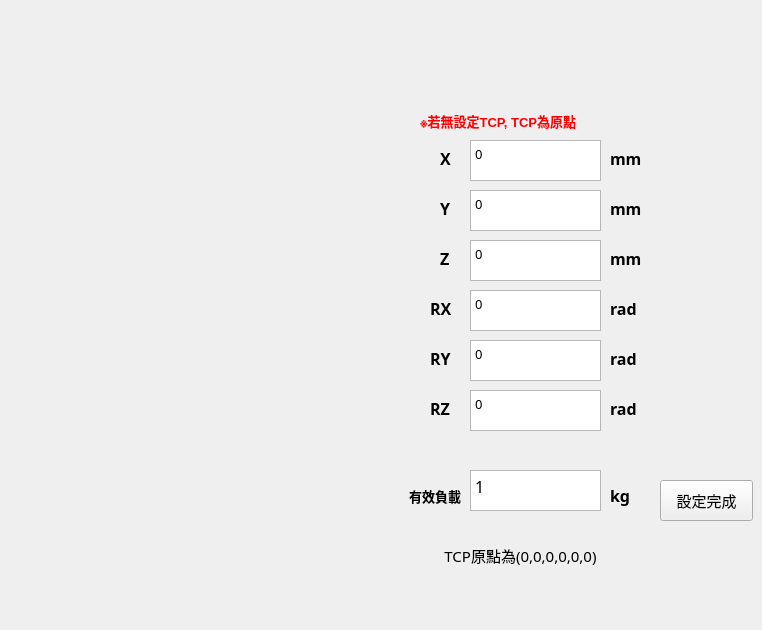
    <widget class="QWidget" name="TCPset">
     <attribute name="title">
      <string>TCP設定</string>
     </attribute>
     <widget class="QLabel" name="label_y_3">
      <property name="geometry">
       <rect>
        <x>440</x>
        <y>200</y>
        <width>31</width>
        <height>16</height>
       </rect>
      </property>
      <property name="font">
       <font>
        <family>Candara</family>
        <pointsize>12</pointsize>
        <weight>75</weight>
        <bold>true</bold>
       </font>
      </property>
      <property name="text">
       <string>Y</string>
      </property>
     </widget>
     <widget class="QLabel" name="label_rz_3">
      <property name="geometry">
       <rect>
        <x>430</x>
        <y>400</y>
        <width>41</width>
        <height>16</height>
       </rect>
      </property>
      <property name="font">
       <font>
        <family>Candara</family>
        <pointsize>12</pointsize>
        <weight>75</weight>
        <bold>true</bold>
       </font>
      </property>
      <property name="text">
       <string>RZ</string>
      </property>
     </widget>
     <widget class="QLabel" name="label_ry_3">
      <property name="geometry">
       <rect>
        <x>430</x>
        <y>350</y>
        <width>41</width>
        <height>16</height>
       </rect>
      </property>
      <property name="font">
       <font>
        <family>Candara</family>
        <pointsize>12</pointsize>
        <weight>75</weight>
        <bold>true</bold>
       </font>
      </property>
      <property name="text">
       <string>RY</string>
      </property>
     </widget>
     <widget class="QLabel" name="label_z_3">
      <property name="geometry">
       <rect>
        <x>440</x>
        <y>250</y>
        <width>31</width>
        <height>16</height>
       </rect>
      </property>
      <property name="font">
       <font>
        <family>Candara</family>
        <pointsize>12</pointsize>
        <weight>75</weight>
        <bold>true</bold>
       </font>
      </property>
      <property name="text">
       <string>Z</string>
      </property>
     </widget>
     <widget class="QLabel" name="label_rx_3">
      <property name="geometry">
       <rect>
        <x>430</x>
        <y>300</y>
        <width>41</width>
        <height>16</height>
       </rect>
      </property>
      <property name="font">
       <font>
        <family>Candara</family>
        <pointsize>12</pointsize>
        <weight>75</weight>
        <bold>true</bold>
       </font>
      </property>
      <property name="text">
       <string>RX</string>
      </property>
     </widget>
     <widget class="QLabel" name="label_x_3">
      <property name="geometry">
       <rect>
        <x>440</x>
        <y>150</y>
        <width>21</width>
        <height>16</height>
       </rect>
      </property>
      <property name="font">
       <font>
        <family>Candara</family>
        <pointsize>12</pointsize>
        <weight>75</weight>
        <bold>true</bold>
       </font>
      </property>
      <property name="text">
       <string>X</string>
      </property>
     </widget>
     <widget class="QPlainTextEdit" name="plainTextEdit_x">
      <property name="geometry">
       <rect>
        <x>470</x>
        <y>140</y>
        <width>131</width>
        <height>41</height>
       </rect>
      </property>
      <property name="font">
       <font>
        <family>Candara</family>
        <pointsize>10</pointsize>
        <weight>50</weight>
        <bold>false</bold>
       </font>
      </property>
      <property name="plainText">
       <string>0</string>
      </property>
     </widget>
     <widget class="QPlainTextEdit" name="plainTextEdit_y">
      <property name="geometry">
       <rect>
        <x>470</x>
        <y>190</y>
        <width>131</width>
        <height>41</height>
       </rect>
      </property>
      <property name="font">
       <font>
        <family>Candara</family>
        <pointsize>10</pointsize>
        <weight>50</weight>
        <bold>false</bold>
       </font>
      </property>
      <property name="plainText">
       <string>0</string>
      </property>
     </widget>
     <widget class="QPlainTextEdit" name="plainTextEdit_rx">
      <property name="geometry">
       <rect>
        <x>470</x>
        <y>290</y>
        <width>131</width>
        <height>41</height>
       </rect>
      </property>
      <property name="font">
       <font>
        <family>Candara</family>
        <pointsize>10</pointsize>
        <weight>50</weight>
        <bold>false</bold>
       </font>
      </property>
      <property name="plainText">
       <string>0</string>
      </property>
     </widget>
     <widget class="QPlainTextEdit" name="plainTextEdit_ry">
      <property name="geometry">
       <rect>
        <x>470</x>
        <y>340</y>
        <width>131</width>
        <height>41</height>
       </rect>
      </property>
      <property name="font">
       <font>
        <family>Candara</family>
        <pointsize>10</pointsize>
        <weight>50</weight>
        <bold>false</bold>
       </font>
      </property>
      <property name="plainText">
       <string>0</string>
      </property>
     </widget>
     <widget class="QPlainTextEdit" name="plainTextEdit_rz">
      <property name="geometry">
       <rect>
        <x>470</x>
        <y>390</y>
        <width>131</width>
        <height>41</height>
       </rect>
      </property>
      <property name="font">
       <font>
        <family>Candara</family>
        <pointsize>10</pointsize>
        <weight>50</weight>
        <bold>false</bold>
       </font>
      </property>
      <property name="plainText">
       <string>0</string>
      </property>
     </widget>
     <widget class="QPlainTextEdit" name="plainTextEdit_z">
      <property name="geometry">
       <rect>
        <x>470</x>
        <y>240</y>
        <width>131</width>
        <height>41</height>
       </rect>
      </property>
      <property name="font">
       <font>
        <family>Candara</family>
        <pointsize>10</pointsize>
        <weight>50</weight>
        <bold>false</bold>
       </font>
      </property>
      <property name="plainText">
       <string>0</string>
      </property>
     </widget>
     <widget class="QLabel" name="label_13">
      <property name="geometry">
       <rect>
        <x>610</x>
        <y>200</y>
        <width>41</width>
        <height>16</height>
       </rect>
      </property>
      <property name="font">
       <font>
        <family>Candara</family>
        <pointsize>12</pointsize>
        <weight>75</weight>
        <bold>true</bold>
       </font>
      </property>
      <property name="text">
       <string>mm</string>
      </property>
     </widget>
     <widget class="QLabel" name="label_15">
      <property name="geometry">
       <rect>
        <x>610</x>
        <y>250</y>
        <width>41</width>
        <height>16</height>
       </rect>
      </property>
      <property name="font">
       <font>
        <family>Candara</family>
        <pointsize>12</pointsize>
        <weight>75</weight>
        <bold>true</bold>
       </font>
      </property>
      <property name="text">
       <string>mm</string>
      </property>
     </widget>
     <widget class="QLabel" name="label_18">
      <property name="geometry">
       <rect>
        <x>610</x>
        <y>150</y>
        <width>41</width>
        <height>16</height>
       </rect>
      </property>
      <property name="font">
       <font>
        <family>Candara</family>
        <pointsize>12</pointsize>
        <weight>75</weight>
        <bold>true</bold>
       </font>
      </property>
      <property name="text">
       <string>mm</string>
      </property>
     </widget>
     <widget class="QLabel" name="label_20">
      <property name="geometry">
       <rect>
        <x>610</x>
        <y>300</y>
        <width>41</width>
        <height>16</height>
       </rect>
      </property>
      <property name="font">
       <font>
        <family>Candara</family>
        <pointsize>12</pointsize>
        <weight>75</weight>
        <bold>true</bold>
       </font>
      </property>
      <property name="text">
       <string>rad</string>
      </property>
     </widget>
     <widget class="QLabel" name="label_21">
      <property name="geometry">
       <rect>
        <x>610</x>
        <y>350</y>
        <width>41</width>
        <height>16</height>
       </rect>
      </property>
      <property name="font">
       <font>
        <family>Candara</family>
        <pointsize>12</pointsize>
        <weight>75</weight>
        <bold>true</bold>
       </font>
      </property>
      <property name="text">
       <string>rad</string>
      </property>
     </widget>
     <widget class="QLabel" name="label_22">
      <property name="geometry">
       <rect>
        <x>610</x>
        <y>400</y>
        <width>41</width>
        <height>16</height>
       </rect>
      </property>
      <property name="font">
       <font>
        <family>Candara</family>
        <pointsize>12</pointsize>
        <weight>75</weight>
        <bold>true</bold>
       </font>
      </property>
      <property name="text">
       <string>rad</string>
      </property>
     </widget>
     <widget class="QPushButton" name="pushButton_3">
      <property name="geometry">
       <rect>
        <x>660</x>
        <y>480</y>
        <width>93</width>
        <height>41</height>
       </rect>
      </property>
      <property name="font">
       <font>
        <family>微軟正黑體</family>
        <pointsize>11</pointsize>
       </font>
      </property>
      <property name="text">
       <string>設定完成</string>
      </property>
      <property name="autoRepeatDelay">
       <number>100</number>
      </property>
     </widget>
     <widget class="QLabel" name="label_28">
      <property name="geometry">
       <rect>
        <x>405</x>
        <y>530</y>
        <width>231</width>
        <height>51</height>
       </rect>
      </property>
      <property name="font">
       <font>
        <family>微軟正黑體</family>
        <pointsize>11</pointsize>
       </font>
      </property>
      <property name="text">
       <string>TCP原點為(0,0,0,0,0,0)</string>
      </property>
      <property name="alignment">
       <set>Qt::AlignCenter</set>
      </property>
     </widget>
     <widget class="QLabel" name="label_36">
      <property name="geometry">
       <rect>
        <x>420</x>
        <y>110</y>
        <width>231</width>
        <height>21</height>
       </rect>
      </property>
      <property name="font">
       <font>
        <pointsize>10</pointsize>
        <weight>75</weight>
        <bold>true</bold>
       </font>
      </property>
      <property name="styleSheet">
       <string notr="true">color: rgb(255, 0, 4);</string>
      </property>
      <property name="text">
       <string>※若無設定TCP, TCP為原點</string>
      </property>
     </widget>
     <widget class="QLabel" name="label_37">
      <property name="geometry">
       <rect>
        <x>385</x>
        <y>570</y>
        <width>191</width>
        <height>51</height>
       </rect>
      </property>
      <property name="font">
       <font>
        <family>華康中黑體</family>
        <pointsize>10</pointsize>
       </font>
      </property>
      <property name="text">
       <string/>
      </property>
     </widget>
     <widget class="QPlainTextEdit" name="plainTextEdit_payload">
      <property name="geometry">
       <rect>
        <x>470</x>
        <y>470</y>
        <width>131</width>
        <height>41</height>
       </rect>
      </property>
      <property name="font">
       <font>
        <family>Candara</family>
        <pointsize>12</pointsize>
        <weight>50</weight>
        <bold>false</bold>
       </font>
      </property>
      <property name="plainText">
       <string>1</string>
      </property>
     </widget>
     <widget class="QLabel" name="label_35">
      <property name="geometry">
       <rect>
        <x>610</x>
        <y>480</y>
        <width>41</width>
        <height>31</height>
       </rect>
      </property>
      <property name="font">
       <font>
        <family>Candara</family>
        <pointsize>12</pointsize>
        <weight>75</weight>
        <bold>true</bold>
       </font>
      </property>
      <property name="text">
       <string>kg</string>
      </property>
     </widget>
     <widget class="QLabel" name="label_rz_4">
      <property name="geometry">
       <rect>
        <x>370</x>
        <y>480</y>
        <width>91</width>
        <height>31</height>
       </rect>
      </property>
      <property name="font">
       <font>
        <family>微軟正黑體</family>
        <pointsize>10</pointsize>
        <weight>75</weight>
        <bold>true</bold>
       </font>
      </property>
      <property name="text">
       <string>有效負載</string>
      </property>
      <property name="alignment">
       <set>Qt::AlignRight|Qt::AlignTrailing|Qt::AlignVCenter</set>
      </property>
     </widget>
    </widget>
